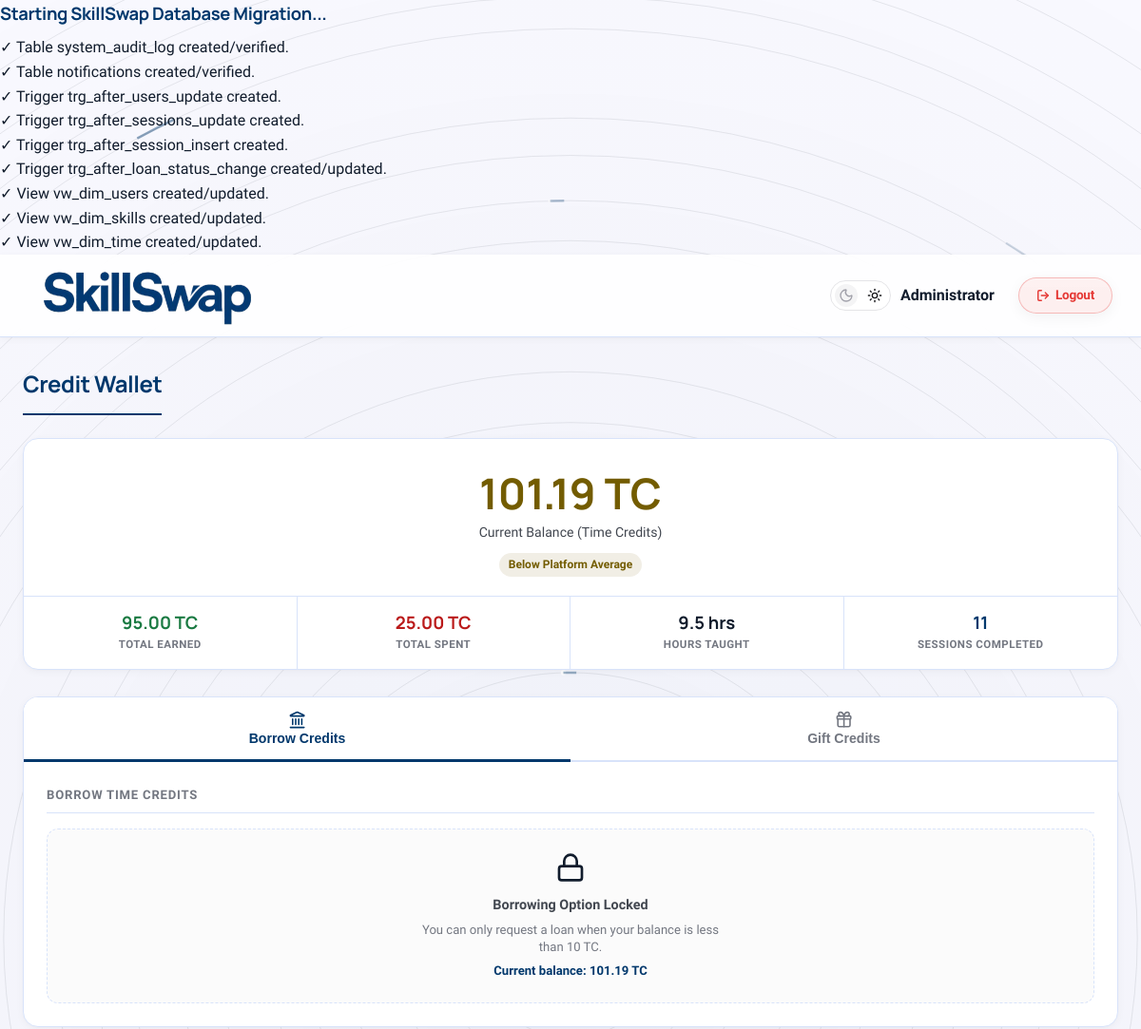
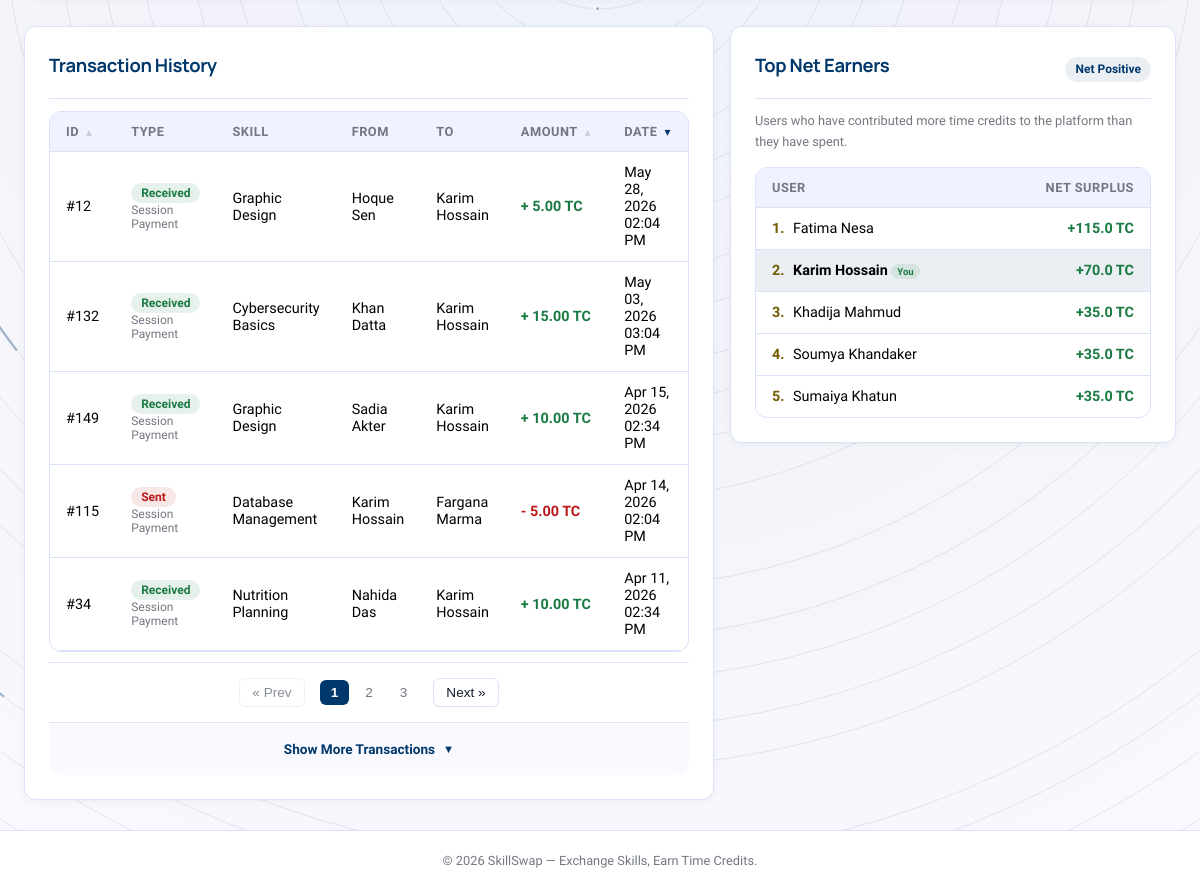
The page /pages/wallet.php (signed in) on the database its author committed (2 pictures, top to bottom).
### tables this page shows
CREATE TABLE IF NOT EXISTS wallet (
    wallet_id INT AUTO_INCREMENT PRIMARY KEY,
    user_id INT UNIQUE NOT NULL,
    balance DECIMAL(15, 2) DEFAULT 0.00 CHECK (balance >= 0.00),
    last_updated TIMESTAMP DEFAULT CURRENT_TIMESTAMP ON UPDATE CURRENT_TIMESTAMP,
    FOREIGN KEY (user_id) REFERENCES users(user_id) ON DELETE CASCADE
);

CREATE TABLE IF NOT EXISTS users (
    user_id INT AUTO_INCREMENT PRIMARY KEY,
    name VARCHAR(100) NOT NULL,
    email VARCHAR(100) UNIQUE NOT NULL,
    password_hash VARCHAR(255) NOT NULL,
    location VARCHAR(100) NOT NULL,
    bio TEXT,
    profile_photo MEDIUMBLOB,
    profile_photo_mime VARCHAR(50),
    reliability_score DECIMAL(5, 2) DEFAULT 5.00,
    status ENUM('active', 'suspended') DEFAULT 'active',
    created_at TIMESTAMP DEFAULT CURRENT_TIMESTAMP,
    last_active_at TIMESTAMP DEFAULT CURRENT_TIMESTAMP ON UPDATE CURRENT_TIMESTAMP,
    availability_schedule TEXT
);

### pages/wallet.php (the view, shortened to what the rows shown need)
<?php
require_once __DIR__ . '/../config/db.php';
$user_id = $_SESSION['user_id'];
$wallet = $conn->query("SELECT * FROM wallet WHERE user_id = $user_id")->fetch_assoc();
$balance = $wallet ? $wallet['balance'] : 0;
$active_loan = $conn->query("SELECT * FROM loans WHERE user_id = $user_id AND status IN ('active', 'defaulted') ORDER BY FIELD(status, 'defaulted', 'active') LIMIT 1")->fetch_assoc();
$user_reliability = $conn->query("SELECT reliability_score FROM users WHERE user_id = $user_id")->fetch_assoc()['reliability_score'];
$user_reliability = $user_reliability !== null ? floatval($user_reliability) : 5.00;
$max_borrow_limit = $user_reliability * 5.00;
$completed_sess = $conn->query("SELECT COUNT(*) AS cnt FROM exchange_sessions WHERE (requester_id = $user_id OR provider_id = $user_id) AND status = 'completed'")->fetch_assoc()['cnt'];
$completed_sess = intval($completed_sess);
$above_avg = $conn->query("
    SELECT (SELECT balance FROM wallet WHERE user_id = $user_id) >
           (SELECT AVG(balance) FROM wallet) AS is_above
")->fetch_assoc()['is_above'];
$sort = trim($_GET['sort'] ?? 'date');
$order = trim($_GET['order'] ?? 'desc');
$allowed_sorts = [
    'id' => 'transcation_id',
    'amount' => 'final_amount',
    'date' => 'timestamp'
];
$sort_col = $allowed_sorts[$sort] ?? 'timestamp';
$order = (strtolower($order) === 'asc') ? 'ASC' : 'DESC';
function getSortUrl($col, $dir) {
    $query = [
        'sort' => $col,
        'order' => $dir
    ];
    return 'wallet.php?' . http_build_query($query);
}
function renderSortButtons($col, $current_sort, $current_order) {
    if ($current_sort === $col) {
        if (strtolower($current_order) === 'asc') {
            $url = getSortUrl($col, 'desc');
            return '
            <span class="sort-arrows">
                <a href="' . $url . '" class="sort-arrow active" title="Sorted Ascending. Click to sort Descending">&#x25B4;</a>
            </span>';
        } else {
            $url = getSortUrl($col, 'asc');
            return '
            <span class="sort-arrows">
                <a href="' . $url . '" class="sort-arrow active" title="Sorted Descending. Click to sort Ascending">&#x25BE;</a>
            </span>';
        }
    } else {
        $url = getSortUrl($col, 'asc');
        return '
        <span class="sort-arrows">
            <a href="' . $url . '" class="sort-arrow" title="Click to sort Ascending">&#x25B4;</a>
        </span>';
    }
}
$transactions = $conn->query("
    SELECT *
    FROM vw_transaction_ledger
    WHERE from_user_id = $user_id OR to_user_id = $user_id
    ORDER BY $sort_col $order
");
$net_earners = $conn->query("
    SELECT
        u.user_id,
        u.name,
        w.balance,
        (SELECT COALESCE(SUM(final_amount), 0) FROM transactions WHERE to_user_id = u.user_id) AS total_earned,
        (SELECT COALESCE(SUM(final_amount), 0) FROM transactions WHERE from_user_id = u.user_id) AS total_spent
    FROM users u
    JOIN wallet w ON u.user_id = w.user_id
    HAVING total_earned > total_spent
    ORDER BY (total_earned - total_spent) DESC
    LIMIT 5
");
include __DIR__ . '/../includes/header.php';
?>
<div class="page-wrapper">
    <div class="container">
        <h1 class="page-title">Credit Wallet</h1>
        <div class="wallet-hero">
            <div class="wallet-hero-top">
                <div class="balance-amount"><?php echo number_format($balance, 2); ?> TC</div>
                <div class="balance-label">Current Balance (Time Credits)</div>
                <div style="margin-top: 10px;">
                    <?php if ($above_avg): ?>
                        <span class="badge badge-success">&#10003; Above Platform Average</span>
                    <?php else: ?>
                        <span class="badge badge-warning">Below Platform Average</span>
                    <?php endif; ?>
                </div>
            </div>
        </div>
        <div class="wallet-tabs">
            <?php if ($active_loan): ?>
                <div class="wallet-tab-panel active" id="loan-tab">
                    <div class="wallet-section-title">Active Loan Details</div>
                    <div class="card" style="border: 1px solid <?php echo $active_loan['status'] === 'defaulted' ? 'var(--danger)' : 'var(--border-light)'; ?>; background: <?php echo $active_loan['status'] === 'defaulted' ? 'rgba(186, 26, 26, 0.02)' : 'var(--bg-secondary)'; ?>; margin: 0; box-shadow: none;">
                        <div class="card-header" style="padding-top: 0; padding-left: 0; padding-right: 0;">
                            <h3 style="font-size: 1.1rem;"><?php echo $active_loan['status'] === 'defaulted' ? '<i data-lucide="alert-triangle" class="lucide-sm"></i> Overdue Loan Notification' : 'Outstanding Balance'; ?></h3>
                            <span class="badge <?php echo $active_loan['status'] === 'defaulted' ? 'badge-danger' : 'badge-warning'; ?>">
                                <?php echo $active_loan['status'] === 'defaulted' ? 'DEFAULTED' : 'UNPAID'; ?>
                            </span>
                        </div>
                        <?php if ($active_loan['status'] === 'defaulted'): ?>
                            <p style="color: var(--danger); font-size: 0.85rem; margin-top: 10px; font-weight: 500; line-height: 1.4;">
                                <i data-lucide="alert-triangle" class="lucide-sm"></i> This loan is overdue and has been marked as defaulted. Your reliability score has been penalized. Session booking is blocked until repayment.
                            </p>
                        <?php endif; ?>
                        <div class="loan-info-grid">
                            <div class="loan-info-item">
                                <span class="info-value"><?php echo number_format($active_loan['amount'], 2); ?> TC</span>
                                <span class="info-label">Principal</span>
                            </div>
                            <div class="loan-info-item">
                                <span class="info-value"><?php echo number_format($active_loan['interest_rate'], 1); ?>%</span>
                                <span class="info-label">Interest</span>
                            </div>
                            <div class="loan-info-item">
                                <span class="info-value" style="color: var(--danger);"><?php echo number_format($active_loan['total_due'], 2); ?> TC</span>
                                <span class="info-label">Total Due</span>
                            </div>
                        </div>
                        <p style="color: var(--text-muted); font-size: 0.8rem; margin: 12px 0 20px;">
                            Repayment Due Date: <strong><?php echo date('M d, Y', strtotime($active_loan['due_date'])); ?></strong>
                            <?php if ($active_loan['status'] === 'defaulted'): ?>
                                <span style="color: var(--danger); font-weight: 600;"> (OVERDUE)</span>
                            <?php endif; ?>
                        </p>
                        <form method="POST" action="">
                            <input type="hidden" name="action" value="repay_loan">
                            <input type="hidden" name="loan_id" value="<?php echo $active_loan['loan_id']; ?>">
                            <button type="submit" class="btn btn-primary" style="background: var(--primary); color: white; width:100%; padding: 12px; border-radius:var(--radius-md); border:none; font-weight:600; cursor:pointer; font-size: 0.95rem; transition: background 0.2s;">
                                Repay <?php echo number_format($active_loan['total_due'], 2); ?> TC
                            </button>
                        </form>
                    </div>
                </div>
            <?php else: ?>
                <div class="wallet-tab-panel active" id="borrow-tab">
                    <?php if ($completed_sess >= 2 && $balance < 10): ?>
                        <p style="color: var(--text-secondary); font-size: 0.88rem; margin-bottom: 12px; line-height: 1.4;">
                            You qualify for a platform loan. Your borrow limit based on your reliability score is <strong><?php echo number_format($max_borrow_limit, 2); ?> TC</strong>.
                        </p>
                        <p style="color: var(--text-muted); font-size: 0.8rem; margin-bottom: 20px; line-height: 1.4;">
                            <i data-lucide="pin" class="lucide-sm"></i> A <strong>5% interest rate</strong> applies. Repayment is due within <strong>30 days</strong>. Overdue loans are automatically marked as defaulted and result in a reliability penalty.
                        </p>
                        <form method="POST" action="">
                            <input type="hidden" name="action" value="request_loan">
                            <div class="form-group" style="margin-bottom: 16px;">
                                <label for="borrow_amount" style="font-size: 0.85rem; font-weight: 600; display: block; margin-bottom: 6px; color: var(--text-primary);">Amount to Borrow (TC)</label>
                                <input type="number" id="borrow_amount" name="amount" class="form-control"
                                       min="1" max="<?php echo $max_borrow_limit; ?>" step="0.5"
                                       placeholder="e.g. 10"
                                       style="width: 100%; padding: 10px 14px; border-radius: var(--radius-md); border: 1px solid var(--border-color); outline:none; background:var(--bg-secondary); color:var(--text-primary); font-size: 0.9rem;"
                                       required>
                            </div>
                            <button type="submit" class="btn btn-primary" style="background: var(--primary); color: white; width:100%; padding: 12px; border-radius:var(--radius-md); border:none; font-weight:600; cursor:pointer; font-size: 0.95rem;">
                                Request Loan
                            </button>
                        </form>
                    <?php else: ?>
                        <div class="locked-state" style="background: rgba(115, 119, 129, 0.03); border: 1px dashed var(--border-light); padding: 24px; border-radius: var(--radius-md); text-align: center;">
                            <p style="font-size: 0.82rem; color: var(--text-muted); line-height: 1.4; max-width: 320px; margin: 0 auto;">
                                <?php if ($balance >= 10): ?>
                                    You can only request a loan when your balance is less than 10 TC.<br>
                                    <span style="display:inline-block; margin-top: 6px; font-weight: 600; color: var(--primary);">Current balance: <?php echo number_format($balance, 2); ?> TC</span>
                                <?php else: ?>
                                    Complete at least 2 exchange sessions to unlock credit borrowing.<br>
                                    <span style="display:inline-block; margin-top: 6px; font-weight: 600; color: var(--primary);">Current completed: <?php echo $completed_sess; ?> / 2</span>
                                <?php endif; ?>
                            </p>
                        </div>
                    <?php endif; ?>
                </div>
            <?php endif; ?>
        </div>
        <div class="grid-2" style="align-items: start;">
            <div class="card" style="margin-bottom: 0;">
                <?php if ($transactions->num_rows > 0): ?>
                    <div class="table-wrapper">
                        <table>
                            <thead>
                                <tr>
                                    <th>
                                        <span class="th-content">
                                            <span>ID</span>
                                            <?php echo renderSortButtons('id', $sort, $order); ?>
                                        </span>
                                    </th>
                                    <th>Type</th>
                                    <th>Skill</th>
                                    <th>From</th>
                                    <th>To</th>
                                    <th>
                                        <span class="th-content">
                                            <span>Amount</span>
                                            <?php echo renderSortButtons('amount', $sort, $order); ?>
                                        </span>
                                    </th>
                                    <th>
                                        <span class="th-content">
                                            <span>Date</span>
                                            <?php echo renderSortButtons('date', $sort, $order); ?>
                                        </span>
                                    </th>
                                </tr>
                            </thead>
                        </table>
                    </div>
                <?php endif; ?>
            </div>
            <div class="card" style="margin-bottom: 0;">
                <?php if ($net_earners && $net_earners->num_rows > 0): ?>
                    <div class="table-wrapper">
                        <table>
                            <thead>
                                <tr>
                                    <th>User</th>
                                    <th style="text-align: right;">Net Surplus</th>
                                </tr>
                            </thead>
                            <tbody>
                                <?php
                                $rank = 1;
                                while ($ne = $net_earners->fetch_assoc()):
                                    $net_surplus = $ne['total_earned'] - $ne['total_spent'];
                                    $is_current_user = ($ne['user_id'] == $user_id);
                                    ?>
                                    <tr style="<?php echo $is_current_user ? 'background: var(--primary-glow); font-weight: 600;' : ''; ?>">
                                        <td>
                                            <span style="font-weight: bold; color: var(--secondary); margin-right: 5px;"><?php echo $rank++; ?>.</span>
                                            <?php echo htmlspecialchars($ne['name']); ?>
                                            <?php if ($is_current_user): ?>
                                                <span class="badge badge-success" style="font-size:0.6rem; padding: 2px 6px;">You</span>
                                            <?php endif; ?>
                                        </td>
                                        <td style="text-align: right; color: var(--success); font-weight: 600;">
                                            +<?php echo number_format($net_surplus, 1); ?> TC
                                        </td>
                                    </tr>
                                <?php endwhile; ?>
                            </tbody>
                        </table>
                    </div>
                <?php else: ?>
                    <p style="color: var(--text-muted); font-size: 0.85rem; text-align: center;">No net earners recorded yet.</p>
                <?php endif; ?>
            </div>
        </div>
    </div>
</div>
<?php include __DIR__ . '/../includes/footer.php'; ?>

### rows shown on the page
wallet: balance "101.19"
users: name "Fatima Nesa", net_surplus "115.0"
users: name "Karim Hossain", shows "You", net_surplus "70.0"
users: name "Khadija Mahmud", net_surplus "35.0"
users: name "Soumya Khandaker", net_surplus "35.0"
users: name "Sumaiya Khatun", net_surplus "35.0"

### other values the page prints
$user_name "Administrator"
$earned "95.00"
$spent "25.00"
$hours_taught "9.5"
$completed_sess "11"
$t['transcation_id'] "12"
$t['transaction_category'] "Session Payment"
$t['skill_name'] "Graphic Design"
$t['sender_name'] "Hoque Sen"
$t['receiver_name'] "Karim Hossain"
$t['final_amount'] "5.00"
date('M d, Y h:i A', strtotime($t['timestamp'])) "May 28, 2026 02:04 PM"
$t['transcation_id'] "132"
$t['skill_name'] "Cybersecurity Basics"
$t['sender_name'] "Khan Datta"
